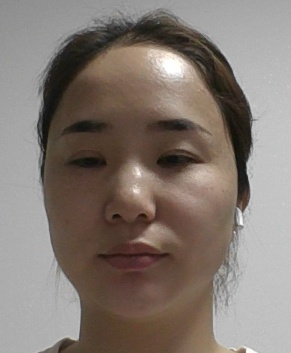
#> input picture Computer_Vision/Open_CV/images/face_photo.jpg, 291 x 353 px
$ python open_cv_project.py
#> lines starting #> are read from the running program, lines starting #| are printed output that depends on the picture
import cv2
import numpy as np
from pathlib import Path

"""
openCV 얼굴 탬플릿 매칭
  1. 특징 이미지 준비
 - 내 얼굴 사진(images/face_photo.jpg)을 적당한 크기로 줄여서
   특징 이미지(images/my_face.jpg)로 저장

   2. 웹캠 매칭
 - 웹캠 실시간 영상에서 특징 이미지와 가장 잘 맞는 영역 선택
 - 매칭된 영역에 빨간 색 굵은 사각형 표시

   3. 웹캠에서 한 장 읽기 (cap.read)
   → 좌우 반전 (MIRROR)
   → 흑백 사본으로 얼굴 찾기
   → 점수 0.55 이상이면 빨간 사각형 + 점수
   → 왼쪽 위에 score / width 표시
   → 화면에 띄우고 키 확인
   → q/ESC면 종료, +/-면 크기 조절
     웹캠 해제, 창 닫기

"""

DATA_DIR = Path(__file__).parent / "images"
PHOTO_PATH = DATA_DIR / "face_photo.jpg"  # 준비한 내 얼굴 사진 (원본)
TEMPLATE_PATH = DATA_DIR / "my_face.jpg"  # 크기를 맞춰 저장한 특징 이미지
TEMPLATE_WIDTH = 220            # 템플릿 가로 크기(px) - 실습하며 조절 (웹캠 화면 640px 기준)
SIZE_STEP = 20                  # +/- 한 번에 바뀌는 크기(px)
THRESHOLD = 0.55                # 이 값 이상일 때만 매칭으로 인정 (0~1)
SCALES = np.linspace(0.7, 1.3, 7)  # 거리 변화 대응용 다중 스케일
MIRROR = True                   # 웹캠 화면 좌우 반전 여부
BOX_COLOR = (0, 0, 255)         # 빨간색 (BGR)
BOX_THICKNESS = 4               # 굵은 테두리
METHOD = cv2.TM_CCOEFF_NORMED

""" cv2.imread / imwrite는 한글 경로를 못 다루므로 numpy로 읽고 씀
    이미지 파일을 바이트데이터(메모리에 있는 압축된 데이터)를 OpenCV 이미지  배열로 바꿔주는 함수
    np.fromfile : 파일을 바이트 배열로 읽음. cv2.imdecode : 바이트를 이미지로 해석"""
def imread(path) :
    if not Path(path).exists():
        return None
    return cv2.imdecode(np.fromfile(str(path), dtype=np.uint8), cv2.IMREAD_COLOR)
#> returned value is the input picture: shape (353, 291, 3); mean B, G, R 113.8, 121.1, 131.7

# 이미지 파일을 바이트로 압축
def imwrite(path, img) :
    ok, buf = cv2.imencode(Path(path).suffix, img)
    if ok:
        buf.tofile(str(path))
    return ok

""" 흑백 변환 + 히토그램 평활화로 조명 변화에 덜 민감하게
흑백으로 변환하는 이유는 속도와 조명 변화에 덜 민감하게 하기 위함
다시 컬러로 바꾸는 이유는 흑백 사진에 빨간색을 그릴 수 없기 때문에
흑백 사진은 밝기가 1개인데 빨간색을 3가지 색을 사용해야함 """
def preprocess(img_bgr) :
    gray = cv2.cvtColor(img_bgr, cv2.COLOR_BGR2GRAY)
    return cv2.equalizeHist(gray)

""" 1단계 : 얼굴 사진 크기를 다시 맞춰서 특징 이미지로 저장 기본 사이즈 : 220px
    크기를 다시 맞추는 이유는 탬플릿 매칭이 사진 속 얼굴 크기 그대로 웹캠 화면을 훑기 때문
    웹캠 속 내 얼굴 크기와 비슷하게 줄여주는 게 이 코드의 역할이고, 적당한 조정 필요
"""
def make_template(photo_path, template_path, width) :
    # 원본 사진 경로
    img = imread(photo_path)
    if img is None:
        return None, None
    h,w = img.shape[:2]
#> h = 353; w = 291
    ratio = width / w
#> ratio = 0.756
    interp = cv2.INTER_AREA if ratio < 1 else cv2.INTER_LINEAR
#> interp = 3
    img = cv2.resize(img, (width, int(h * ratio)), interpolation=interp)
    imwrite(template_path, img)
#> in imwrite, `ok, buf = cv2.imencode(Path(path).suffix, img)`: buf = 16472 values, max 255 at index 0, min 0 at index 4, mean 127.5
    # 크기를 맞춘 특징 이미지는 저장한 경로
    print(f"특징 이미지 저장: {template_path} ({img.shape[1]}x{img.shape[0]})")
#| 특징 이미지 저장: Computer_Vision/Open_CV/images/my_face.jpg (220x266)
    return img, preprocess(img)
#> in preprocess, `return cv2.equalizeHist(gray)`:
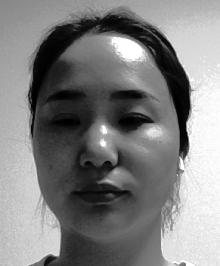
#> returned value: shape (266, 220); min 0, max 255, mean 128.6

""" 2단계 : 웹캡 화면서 내얼굴이 어디에 있는지 찾는 함수
웹캠의 거리에 따라 얼굴 크기가 달라지니 특징 이미지를 여러 크기로 바꿔가며 가장 잘 맞는 결과를 고름"""
def match_multiscale(gray_frame, tmpl_gray, scales) :
    # 최고 점수, 그 위치, 그 크기를 담을 변수
    # TM_CCOEFF_NORMED 점수는 -1 ~ 1 범위
    best_val, best_loc, best_size = -1.0, None, None
    # 웹캠 화면 크기 : 흑백으로 바꾼 웹캠 화면
    fh, fw = gray_frame.shape
    for s in scales:
        # 줄일땐 평균 INTER_AREA, 키울땐 INTER_LINEAR
        # fx=s, fy=s는 가로 세로를 같은 배율로 바꿈
        interp = cv2.INTER_AREA if s < 1 else cv2.INTER_LINEAR
        t = cv2.resize(tmpl_gray, None, fx=s, fy=s, interpolation=interp)
        # 탬플릿이 화면보다 크면 건너뛰기 = > 탬플릿이 화면보다 크면 비교를 할 수 없음 => 그 크기는 패스
        th, tw = t.shape
        if th >= fh or tw >= fw:
            continue
        # 탬플릿을 화면 왼쪽 위부터 한칸씩 밀면서, 모든 위치에서 얼마나 비슷한지 점수를 계산
        # res 위치별 점수가 담긴 2차원 배열
        res = cv2.matchTemplate(gray_frame, t, METHOD)
        _, max_val, _, max_loc = cv2.minMaxLoc(res)
        # 가장 높은 점수(1에 가까울수록 똑같음)
        # best_loc : 그때 위치 = 사각형의 왼쪽 위 좌표
        # best_size : 그때 특징 이미지 크기 (가로, 세로) = 사각형 크기
        if max_val > best_val:
            best_val, best_loc, best_size = max_val, max_loc, (tw, th)
    return best_val, best_loc, best_size

def main() :
    width = TEMPLATE_WIDTH
    templ, templ_gray = make_template(PHOTO_PATH, TEMPLATE_PATH, width)
    if templ is None:
        print(f"얼굴 사진이 없습니다: {PHOTO_PATH}")
        print("얼굴 부분만 잘라낸 내 사진을 위 경로에 넣고 다시 실행하세요.")
        return

    cap = cv2.VideoCapture(0, cv2.CAP_DSHOW)
    if not cap.isOpened():
        print("웹캠을 열 수 없습니다.")
        return

    while True:
        ret, frame = cap.read()
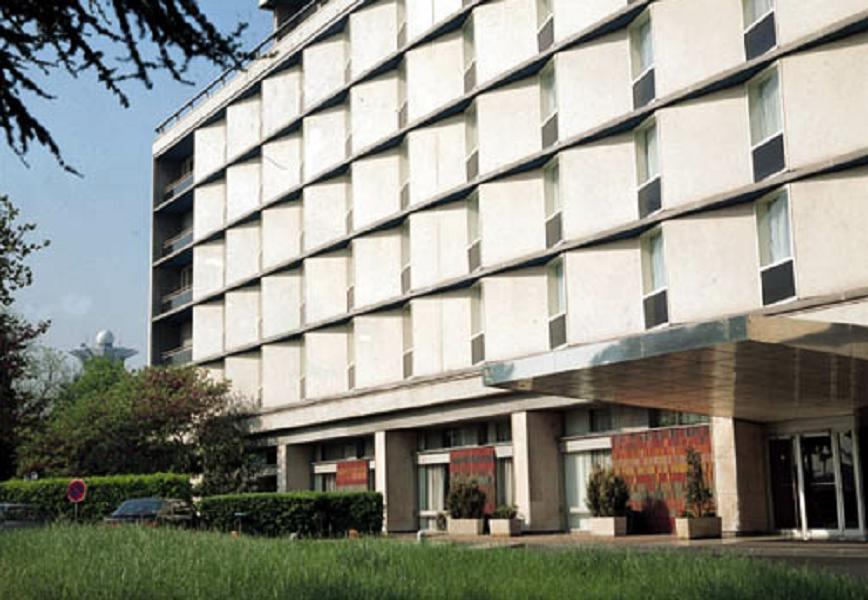
#> input picture Computer_Vision/Lab_Huogh_Transform/images/building.jpg, 868 x 600 px, given in place of the camera
#> frame is the input picture: shape (600, 868, 3); mean B, G, R 133.7, 143.6, 142.9
        if not ret:
            print("웹캠 영상을 읽을 수 없습니다.")
            break
        if MIRROR:
            frame = cv2.flip(frame, 1)

        gray = preprocess(frame)
#> in preprocess (call 2), `return cv2.equalizeHist(gray)`:
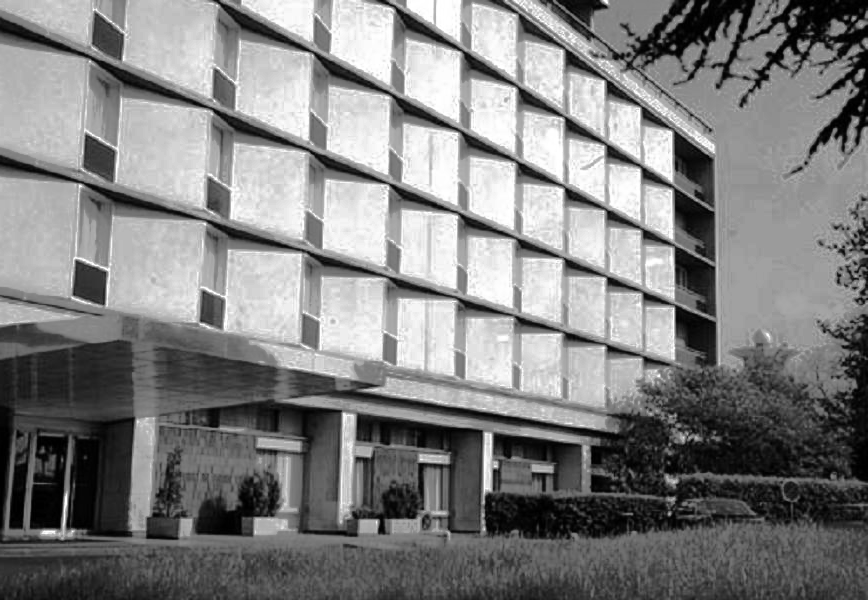
#> returned value: shape (600, 868); min 0, max 255, mean 127.9
        score, loc, size = match_multiscale(gray, templ_gray, SCALES)
#> the loop in match_multiscale, `for s in scales:` made 7 passes
#> (max_val, best_val, best_loc, best_size) on pass 1: (0.47, 0.47, (4, 335), (154, 186))
#> (max_val, max_loc) on passes 2 to 7: (0.364, (642, 117)), (0.314, (632, 114)), (0.275, (134, 312)), (0.265, (128, 282)), (0.23, (125, 1)), (0.188, (9, 252))
#> pass 1, in match_multiscale, `res = cv2.matchTemplate(gray_frame, t, METHOD)`:
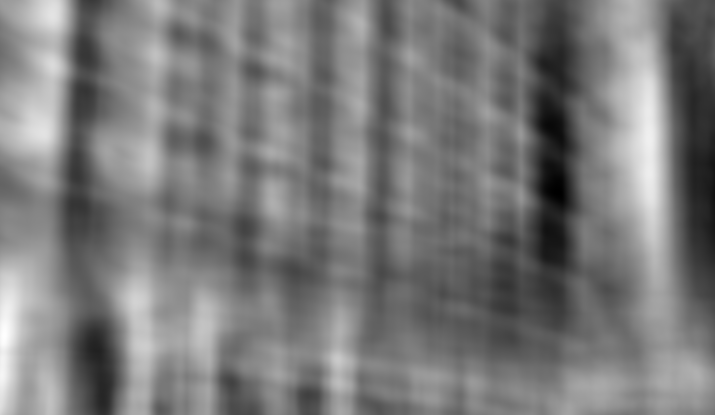
#> res: shape (415, 715) float32; min -0.457, max 0.47, mean -0.012; drawn with min black and max white
#> pass 2, in match_multiscale, `res = cv2.matchTemplate(gray_frame, t, METHOD)`:
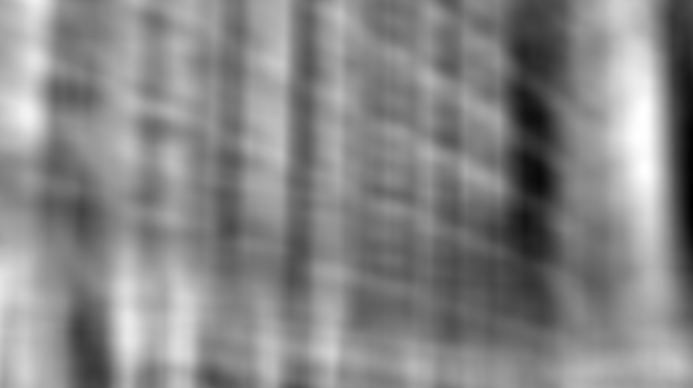
#> res: shape (388, 693) float32; min -0.447, max 0.364, mean -0.0168; drawn with min black and max white
#> after the loop in match_multiscale, `for s in scales:`:
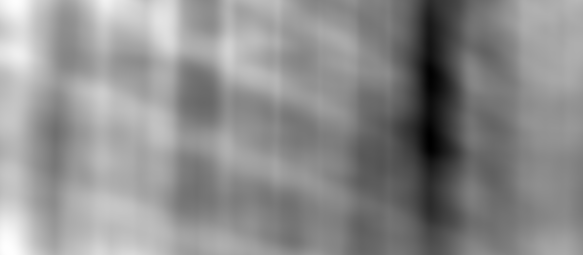
#> res: shape (255, 583) float32; min -0.399, max 0.188, mean -0.0735; drawn with min black and max white
#> after the loop in match_multiscale, `for s in scales:`: best_val = 0.47
#> score = 0.47; loc = (4, 335); size = (154, 186)
        # 점수가 0.55일때만 얼굴로 인정 :
        if loc is not None and score >= THRESHOLD:
            x, y = loc
            tw, th = size
            cv2.rectangle(frame, (x, y), (x + tw, y + th), BOX_COLOR, BOX_THICKNESS)
            # 빨간 사각형 바로 위에 매칭 점수를 글자로 써 주는 코드
            # 사각형 윗변y 보다 10px
            cv2.putText(frame, f"{score:.2f}", (x, y - 10),
                        cv2.FONT_HERSHEY_SIMPLEX, 0.8, BOX_COLOR, 2)
        # 현재 점수와 탬플릿 크기 표시
        # 글꼴 : cv2.FONT_HERSHEY_SIMPLEX
        cv2.putText(frame, f"score {score:.2f}  width {width}px", (10, 30),
                    cv2.FONT_HERSHEY_SIMPLEX, 0.7, (0, 255, 0), 2)
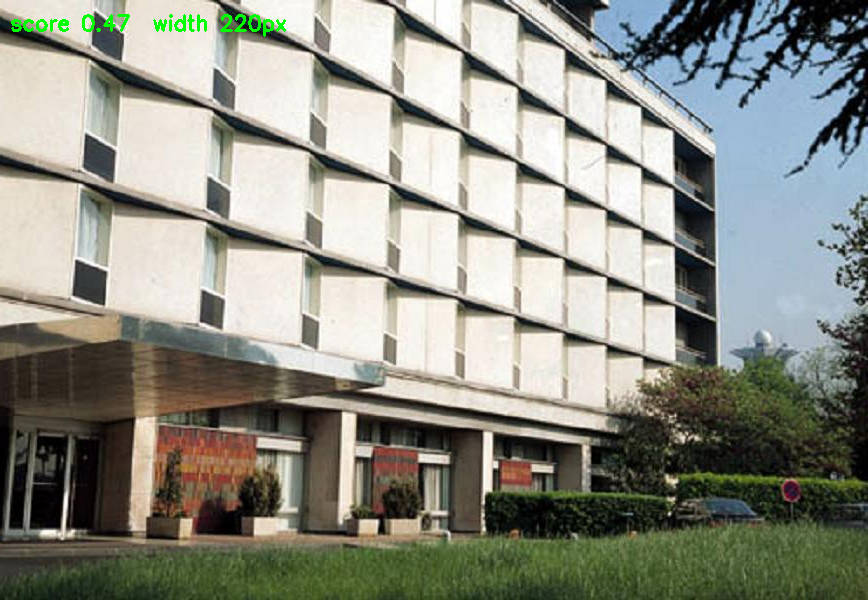
#> frame: shape (600, 868, 3); mean B, G, R 133.2, 143.9, 142.4

        cv2.imshow("face template matching", frame)
        # & 0xFF : 키 코드(마지막 8비트)만 남김
        key = cv2.waitKey(1) & 0xFF
#> (key q is pressed here)
        if key in (ord('q'), 27):
            break
        elif key in (ord('+'), ord('=')):
            width += SIZE_STEP
            templ, templ_gray = make_template(PHOTO_PATH, TEMPLATE_PATH, width)
        elif key == ord('-') and width > 40:
            width -= SIZE_STEP
            templ, templ_gray = make_template(PHOTO_PATH, TEMPLATE_PATH, width)

    cap.release()
    cv2.destroyAllWindows()

if __name__ == "__main__":
    main()
